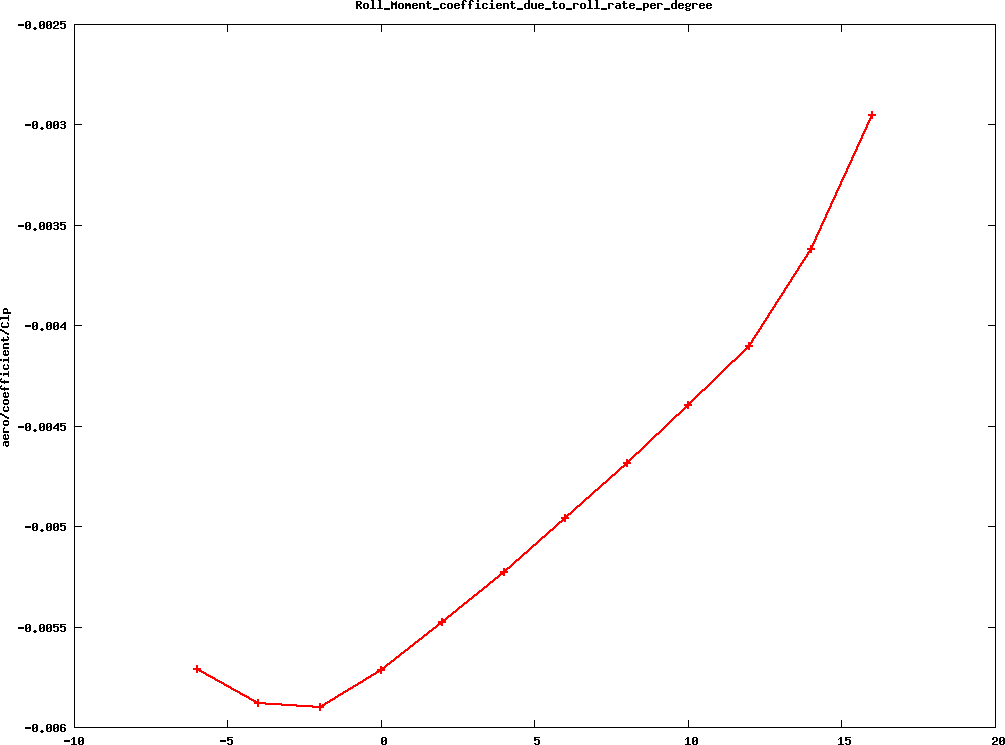

Here is the gnuplot script that generated this plot:
#! gnuplot 
set title "Roll_Moment_coefficient_due_to_roll_rate_per_degree"
set xlabel ""
set ylabel "aero/coefficient/Clp"
set term png medium size 1024,768 crop
unset key

set out 'Roll_Moment_coefficient_due_to_roll_rate_per_degree.png'
plot \
'Roll_Moment_coefficient_due_to_roll_rate_per_degree.dat' w linespoints lw 2
set out
set term png medium size 1024,768 crop
